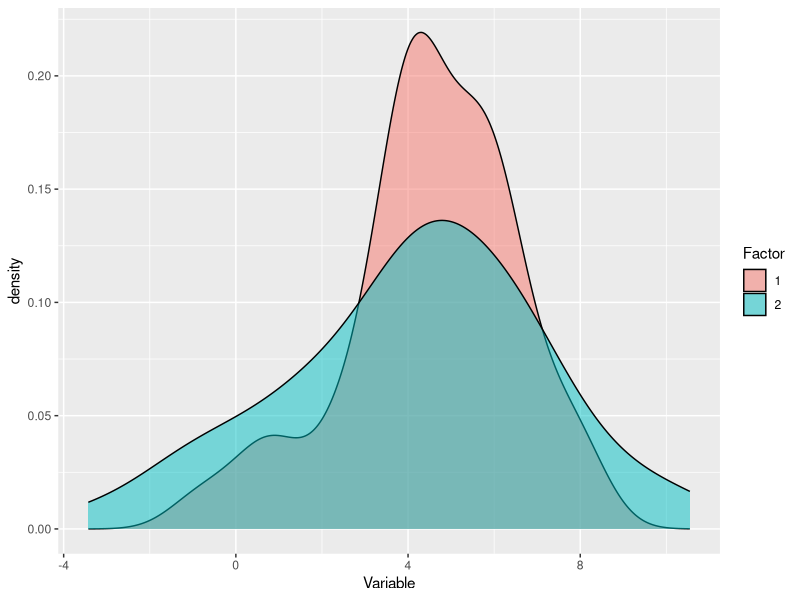
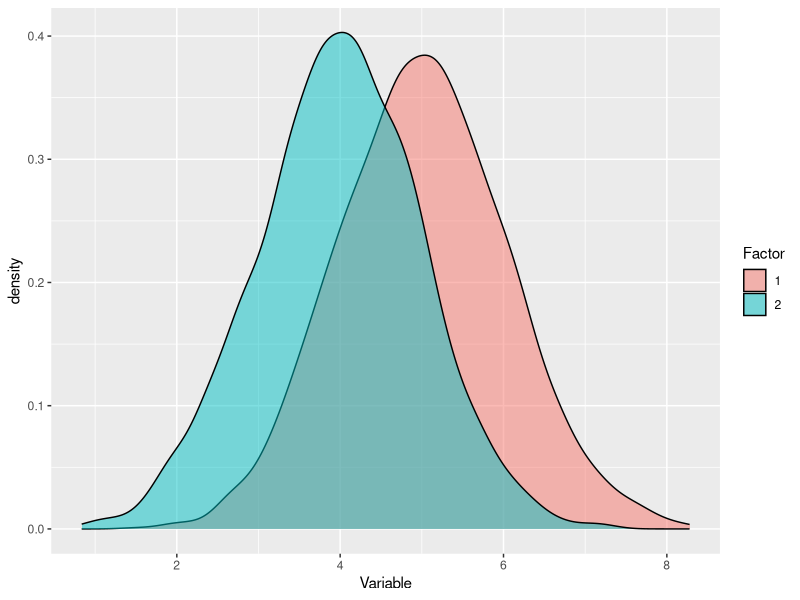
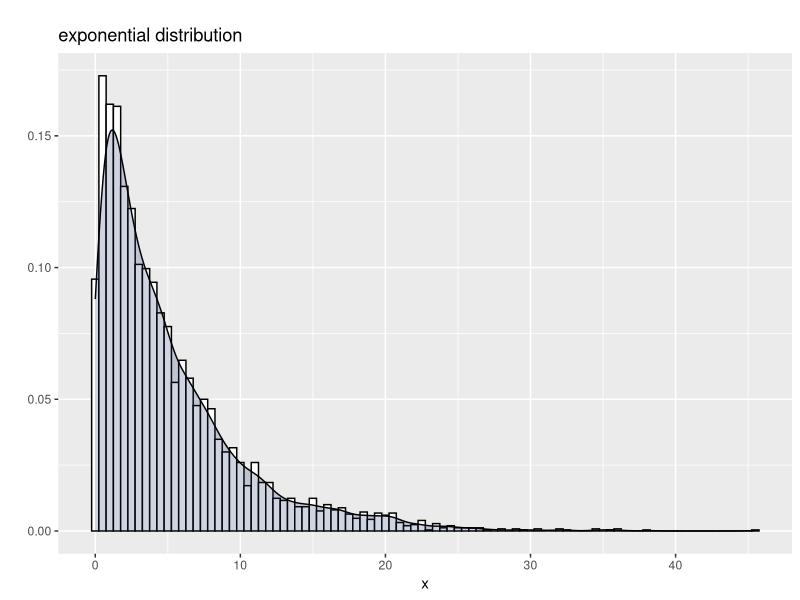
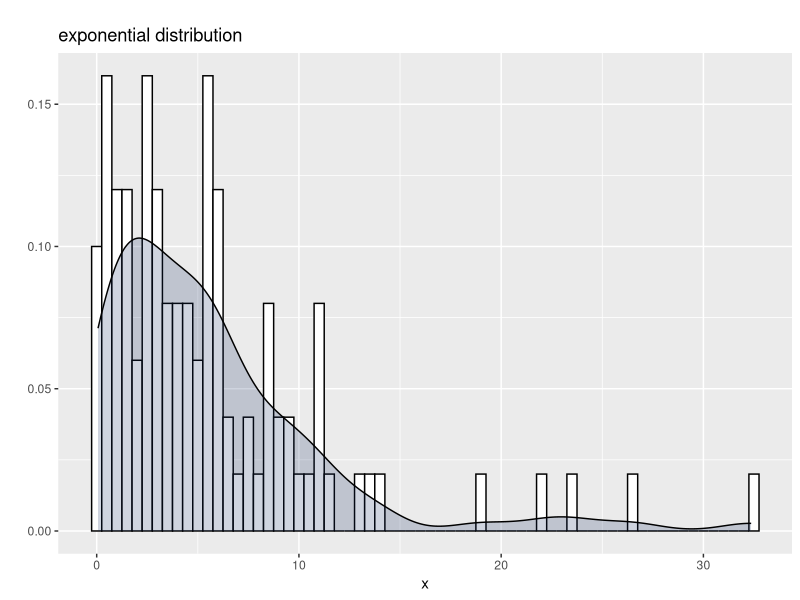
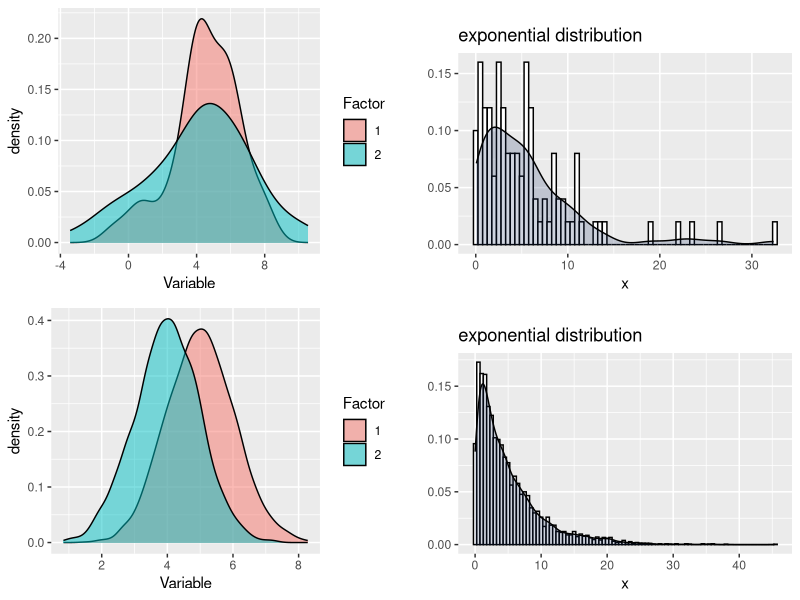
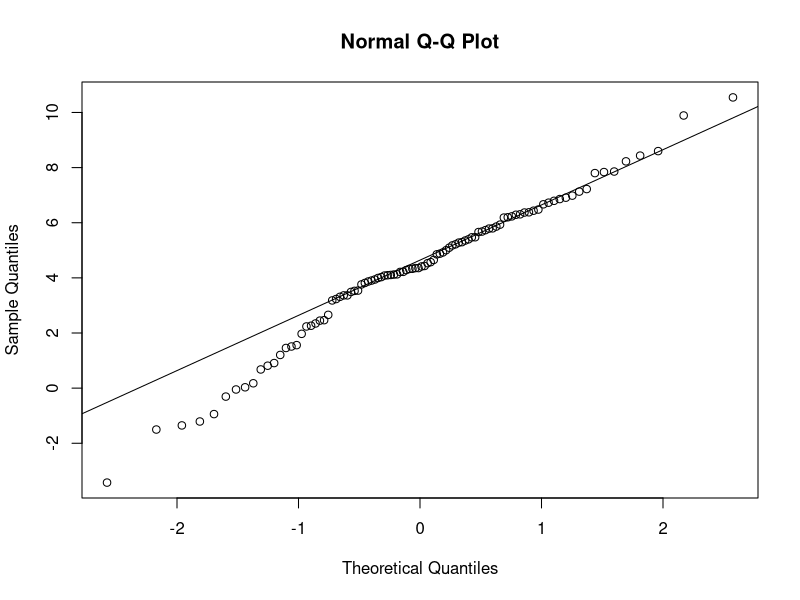
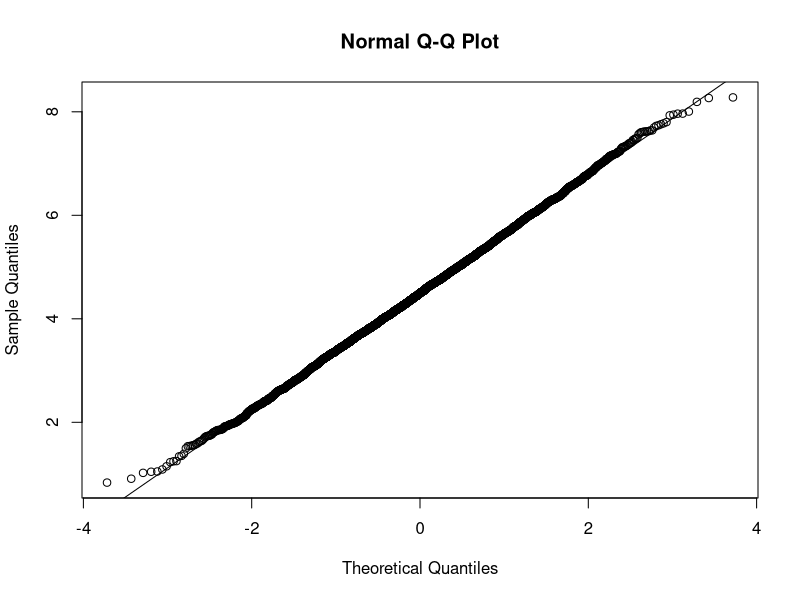
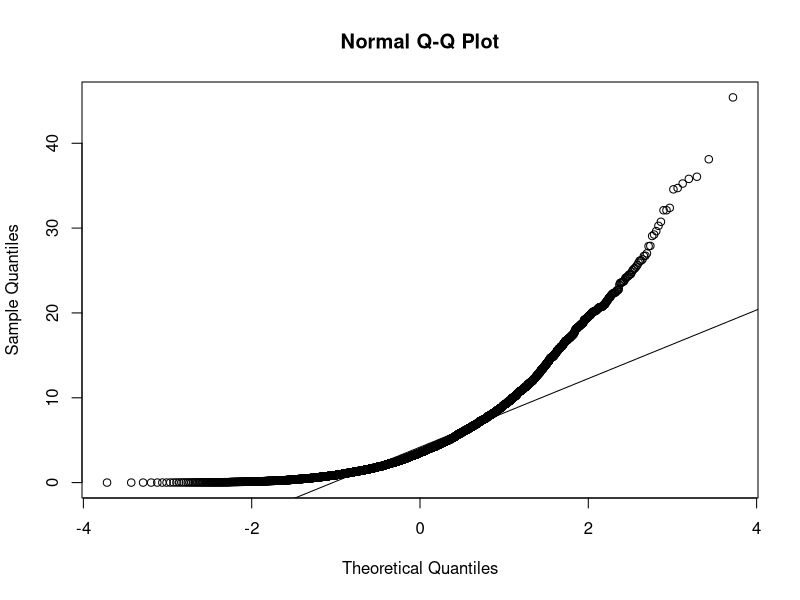

These charts were generated, in order, by the following R code:
#Сгенерировать данные из нормального распределения с различными параметрами и провести анализ с помощью графиков квантилей, метода огибающих, а также стандартных процедур проверки гипотез о нормальности, рассмотренных на семинаре (6 тестов). Рассмотреть выборки малого (не более 50-100 элементов) и умеренного (1000-5000 наблюдений) объемов.
#Сгенерировать данные из комбинаций, реализованных в R распределений, а затем провести анализ с помощью графиков квантилей, метода огибающих, а также стандартных процедур проверки гипотез о нормальности. Рассмотреть выборки малого и умеренного объемов. Сравнить эффективность методов

library(ggplot2)
library(gridExtra)
library(nortest)

small_data = data.frame(
Factor = rep(c("1", "2"), each = 50),
Variable = c(rnorm(50, 5, 2),
rnorm(50, 4, 3)))
big_data = data.frame(
Factor = rep(c("1", "2"), each = 2500),
Variable = c(rnorm(2500, 5),
rnorm(2500, 4)))
set.seed(123)
lambda <- 0.2
n <- 5000
data_expBig <- data.frame(x = rexp(n, lambda))
q <- 100
data_expSmall <- data.frame(x = rexp(q, lambda))
graf_small <- ggplot(small_data, aes(Variable, group = Factor, fill = Factor)) + geom_density(alpha = 1/2)
graf_big <- ggplot(big_data, aes(Variable, group = Factor, fill = Factor)) + geom_density(alpha = 1/2)
ExponentialBig <- (ggplot(data_expBig, aes(x = x)) + ylab("") +
geom_histogram(aes(y=..density..), binwidth=0.5, color="black", fill="white") +
ggtitle("
exponential distribution") + geom_density(alpha = 0.2, fill = "#102C60"))
ExponentialSmall <- (ggplot(data_expSmall, aes(x = x)) + ylab("") +
geom_histogram(aes(y=..density..), binwidth=0.5, color="black", fill="white") + ggtitle("
exponential distribution") + geom_density(alpha = 0.2, fill = "#102C60"))
graf_small + facet_grid()
graf_big + facet_grid()
plot(ExponentialBig) 
plot(ExponentialSmall)
grid.arrange(graf_small, ExponentialSmall, graf_big, ExponentialBig, ncol = 2)
qqnorm(small_data$Variable)
qqline(small_data$Variable) 
qqnorm(big_data$Variable)
qqline(big_data$Variable) 
qqnorm(data_expBig$x)
qqline(data_expBig$x) 
qqnorm(data_expSmall$x)
qqline(data_expSmall$x) 
x <- sort(rweibull(100, 2, (1 + 1.21*rbinom(100, 1, 0.05)) ))
c(mean(x), sd(x))
SmallV <- sort(rweibull(100, 2, (1 + 1.21*rbinom(100, 1, 0.05)) ))
c(mean(small_data$Variable), sd(small_data$Variable))
shapiro.test(small_data$Variable)
ad.test(small_data$Variable)
cvm.test(small_data$Variable)
lillie.test(small_data$Variable)
sf.test(small_data$Variable)
shapiro.test(big_data$Variable)
ad.test(big_data$Variable)
cvm.test(big_data$Variable)
lillie.test(big_data$Variable)
sf.test(big_data$Variable)
shapiro.test(data_expBig$x)
ad.test(data_expBig$x)
cvm.test(data_expBig$x)
lillie.test(data_expSmall$x)
sf.test(data_expSmall$x)
shapiro.test(data_expBig$x)
ad.test(data_expBig$x)
cvm.test(data_expBig$x)
lillie.test(data_expBig$x)
sf.test(data_expBig$x)
